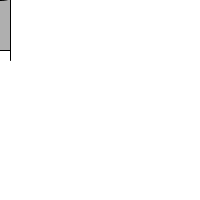
Frame 1 (no input)
Frame 60 (the mouse pressed at the canvas centre just before this capture): identical to frame 1, image omitted
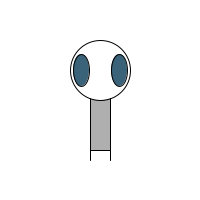
Frame 120 (the mouse held since frame 60 and released just before this capture)

The Processing sketch that drew these frames (run headless with seeded random() and noise(); from frame 60 on, the mouse is pressed at the canvas centre):

// Processing sketch: processing_94222
// ── processing_94222.pde

float eyeR;
float eyeG;
float eyeB;

void setup() {
  size(200,200);
  smooth();
  frameRate(30);
}
void draw() {
  background(255);
  ellipseMode(CENTER);
  rectMode(CENTER);
  stroke(0);
  fill(175);
  rect(mouseX,mouseY,20,100);
  stroke(0);
  fill(255);
  ellipse(mouseX,mouseY-30,60,60);
  fill(mouseX,0,mouseY);
  eyeR = random(255);
  eyeG = random(255);
  eyeB = random(255);
  fill(eyeR,eyeG,eyeB);
  ellipse(mouseX-19,mouseY-30,16,32);
  ellipse(mouseX+19,mouseY-30,16,32);
  stroke(0);
  line(mouseX-10,mouseY+50,pmouseX-10,pmouseY+60);
  line(mouseX+10,mouseY+50,pmouseX+10,pmouseY+60);
}
